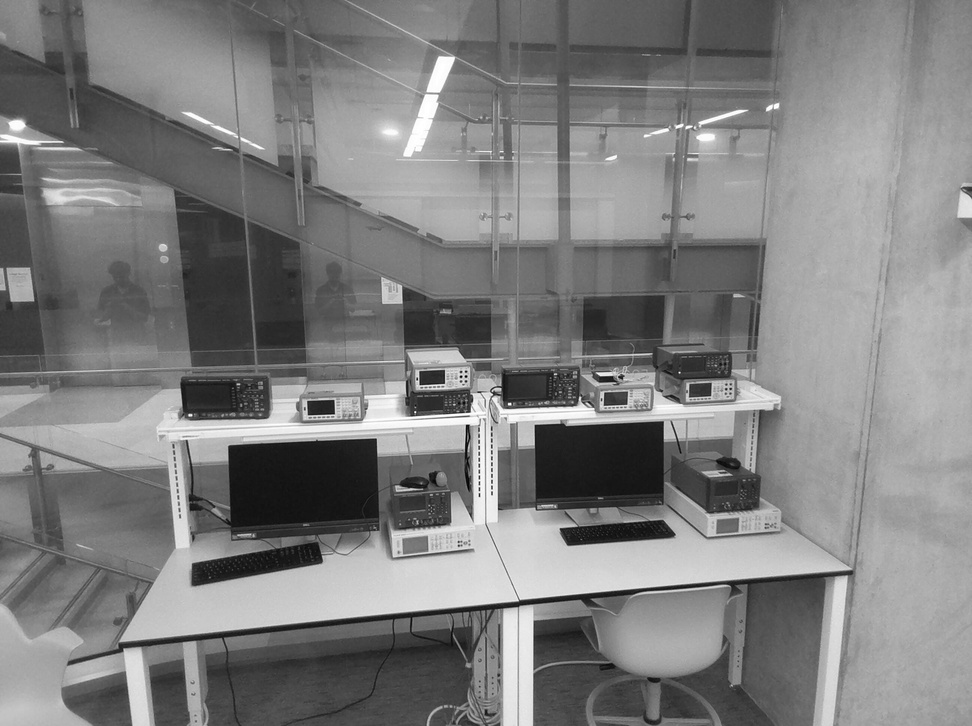
#> input picture eggImagesGS/img.jpg, 972 x 726 px, shrunk from 2592 x 1936 before the run
$ python sampling.py
#> lines starting #> are read from the running program, lines starting #| are printed output that depends on the picture
#> further down, img is the input picture: PIL image 972x726 L; min 0, max 255, mean 126.7
from PIL import Image
from scipy import signal, ndimage
import numpy as np

# function to down sample an image by factor of 4
def down_sample_by4(img):
    imgarr = np.asarray(img)

    row = imgarr.shape[0]
#> row = 726
    col = imgarr.shape[1]
#> col = 972

    imgarr_down4 = np.zeros((int(row/4), int(col/4)))

    for i in range(imgarr_down4.shape[0]):
        for j in range(imgarr_down4.shape[1]):

            imgarr_down4[i][j] = imgarr[i*4][j*4]
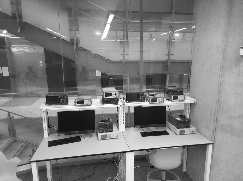
#> imgarr_down4: shape (181, 243) float64; min 0, max 255, mean 126.7

    img_down4 = Image.fromarray(imgarr_down4.astype(np.uint8))

    return img_down4

# function to use gaussian smoothing filter followed by downsampling
def down_sampled_by4_gauss(img):
    imgarr = np.asarray(img)

    row = imgarr.shape[0]
#> row = 726
    col = imgarr.shape[1]
#> col = 972

    imgarr_down4 = np.zeros((int(row/4), int(col/4)))

    imgarr_gauss = ndimage.gaussian_filter(imgarr, 0.5)

    for i in range(imgarr_down4.shape[0]):
        for j in range(imgarr_down4.shape[1]):

            imgarr_down4[i][j] = imgarr_gauss[i*4][j*4]

    img_down4 = Image.fromarray(imgarr_down4.astype(np.uint8))

    return img_down4


img = Image.open("eggImagesGS/img.jpg")
img.save("subsampling/original.jpg")

img_down4 = down_sample_by4(img)
img_down4.save("subsampling/downby4.jpg")
img_dow4_gauss = down_sampled_by4_gauss(img)
img_dow4_gauss.save("subsampling/downby4_gauss.jpg")

img_down16 = down_sample_by4(img_down4)
#> after the loop in down_sample_by4 (call 2), `for i in range(imgarr_down4.shape[0]):`:
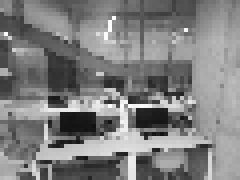
#> imgarr_down4: shape (45, 60) float64 (shown 4 times larger); min 15, max 255, mean 126.7
img_down16.save("subsampling/downby16.jpg")
img_down16_gauss = down_sampled_by4_gauss(img_dow4_gauss)
img_down16_gauss.save("subsampling/downby16_gauss.jpg")
